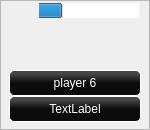
      <widget class="QFrame" name="frame_pl_6">
       <property name="geometry">
        <rect>
         <x>0</x>
         <y>50</y>
         <width>150</width>
         <height>130</height>
        </rect>
       </property>
       <property name="sizePolicy">
        <sizepolicy hsizetype="Fixed" vsizetype="Fixed">
         <horstretch>0</horstretch>
         <verstretch>0</verstretch>
        </sizepolicy>
       </property>
       <property name="minimumSize">
        <size>
         <width>150</width>
         <height>130</height>
        </size>
       </property>
       <property name="maximumSize">
        <size>
         <width>108</width>
         <height>136</height>
        </size>
       </property>
       <property name="styleSheet">
        <string notr="true">#frame_pl_6{
	border: none;
}</string>
       </property>
       <property name="frameShape">
        <enum>QFrame::StyledPanel</enum>
       </property>
       <property name="frameShadow">
        <enum>QFrame::Raised</enum>
       </property>
       <widget class="QFrame" name="frame_3">
        <property name="geometry">
         <rect>
          <x>0</x>
          <y>70</y>
          <width>150</width>
          <height>52</height>
         </rect>
        </property>
        <property name="maximumSize">
         <size>
          <width>150</width>
          <height>60</height>
         </size>
        </property>
        <property name="styleSheet">
         <string notr="true">#frame_3{
	border: none;
}</string>
        </property>
        <property name="frameShape">
         <enum>QFrame::StyledPanel</enum>
        </property>
        <property name="frameShadow">
         <enum>QFrame::Raised</enum>
        </property>
        <layout class="QVBoxLayout" name="verticalLayout_5">
         <property name="spacing">
          <number>0</number>
         </property>
         <property name="topMargin">
          <number>0</number>
         </property>
         <property name="bottomMargin">
          <number>0</number>
         </property>
         <item>
          <widget class="QLabel" name="label_pl_6_name">
           <property name="minimumSize">
            <size>
             <width>110</width>
             <height>26</height>
            </size>
           </property>
           <property name="maximumSize">
            <size>
             <width>16777215</width>
             <height>35</height>
            </size>
           </property>
           <property name="styleSheet">
            <string notr="true">color: white;
background-color: qlineargradient(spread:pad, x1:0, y1:0, x2:0, y2:1, stop:0 rgba(70, 70, 70, 255), stop:0.142045 rgba(70, 70, 70, 255), stop:0.494318 rgba(12, 12, 12, 255), stop:1 rgba(12, 12, 12, 255));
border: 1px solid white;
border-radius: 5px;</string>
           </property>
           <property name="text">
            <string>player 6</string>
           </property>
           <property name="alignment">
            <set>Qt::AlignCenter</set>
           </property>
          </widget>
         </item>
         <item>
          <widget class="QLabel" name="label_pl_6_btc">
           <property name="minimumSize">
            <size>
             <width>110</width>
             <height>26</height>
            </size>
           </property>
           <property name="maximumSize">
            <size>
             <width>16777215</width>
             <height>35</height>
            </size>
           </property>
           <property name="styleSheet">
            <string notr="true">color: white;
background-color: qlineargradient(spread:pad, x1:0, y1:0, x2:0, y2:1, stop:0 rgba(70, 70, 70, 255), stop:0.142045 rgba(70, 70, 70, 255), stop:0.494318 rgba(12, 12, 12, 255), stop:1 rgba(12, 12, 12, 255));
border: 1px solid white;
border-radius: 5px;</string>
           </property>
           <property name="text">
            <string>TextLabel</string>
           </property>
           <property name="alignment">
            <set>Qt::AlignCenter</set>
           </property>
          </widget>
         </item>
        </layout>
       </widget>
       <widget class="QLabel" name="label_p6c2">
        <property name="geometry">
         <rect>
          <x>35</x>
          <y>21</y>
          <width>35</width>
          <height>50</height>
         </rect>
        </property>
        <property name="minimumSize">
         <size>
          <width>0</width>
          <height>50</height>
         </size>
        </property>
        <property name="maximumSize">
         <size>
          <width>35</width>
          <height>50</height>
         </size>
        </property>
        <property name="styleSheet">
         <string notr="true"/>
        </property>
        <property name="text">
         <string/>
        </property>
        <property name="pixmap">
         <pixmap>images/41x60/back.png</pixmap>
        </property>
        <property name="scaledContents">
         <bool>true</bool>
        </property>
       </widget>
       <widget class="QLabel" name="label_p6c1">
        <property name="geometry">
         <rect>
          <x>80</x>
          <y>21</y>
          <width>35</width>
          <height>50</height>
         </rect>
        </property>
        <property name="minimumSize">
         <size>
          <width>0</width>
          <height>50</height>
         </size>
        </property>
        <property name="maximumSize">
         <size>
          <width>35</width>
          <height>50</height>
         </size>
        </property>
        <property name="layoutDirection">
         <enum>Qt::RightToLeft</enum>
        </property>
        <property name="styleSheet">
         <string notr="true"/>
        </property>
        <property name="text">
         <string/>
        </property>
        <property name="pixmap">
         <pixmap>images/41x60/back.png</pixmap>
        </property>
        <property name="scaledContents">
         <bool>true</bool>
        </property>
       </widget>
       <widget class="QLabel" name="pl_6_avatar">
        <property name="geometry">
         <rect>
          <x>50</x>
          <y>21</y>
          <width>50</width>
          <height>50</height>
         </rect>
        </property>
        <property name="minimumSize">
         <size>
          <width>50</width>
          <height>50</height>
         </size>
        </property>
        <property name="text">
         <string/>
        </property>
        <property name="pixmap">
         <pixmap>images/ksdfvQWC.png</pixmap>
        </property>
        <property name="scaledContents">
         <bool>true</bool>
        </property>
       </widget>
       <widget class="QWidget" name="layoutWidget">
        <property name="geometry">
         <rect>
          <x>10</x>
          <y>0</y>
          <width>130</width>
          <height>23</height>
         </rect>
        </property>
        <layout class="QHBoxLayout" name="horizontalLayout">
         <property name="spacing">
          <number>0</number>
         </property>
         <property name="sizeConstraint">
          <enum>QLayout::SetFixedSize</enum>
         </property>
         <property name="leftMargin">
          <number>9</number>
         </property>
         <item>
          <widget class="QLabel" name="clock_label_6">
           <property name="minimumSize">
            <size>
             <width>20</width>
             <height>21</height>
            </size>
           </property>
           <property name="maximumSize">
            <size>
             <width>20</width>
             <height>21</height>
            </size>
           </property>
           <property name="text">
            <string/>
           </property>
           <property name="pixmap">
            <pixmap>images/fo2woqfz1mxw.png</pixmap>
           </property>
           <property name="scaledContents">
            <bool>true</bool>
           </property>
          </widget>
         </item>
         <item>
          <widget class="QProgressBar" name="progressBar_pl_6">
           <property name="minimumSize">
            <size>
             <width>100</width>
             <height>15</height>
            </size>
           </property>
           <property name="maximumSize">
            <size>
             <width>100</width>
             <height>15</height>
            </size>
           </property>
           <property name="styleSheet">
            <string notr="true">border-left: none;
margin-left: -2px;</string>
           </property>
           <property name="value">
            <number>25</number>
           </property>
           <property name="textVisible">
            <bool>false</bool>
           </property>
          </widget>
         </item>
        </layout>
       </widget>
      </widget>
